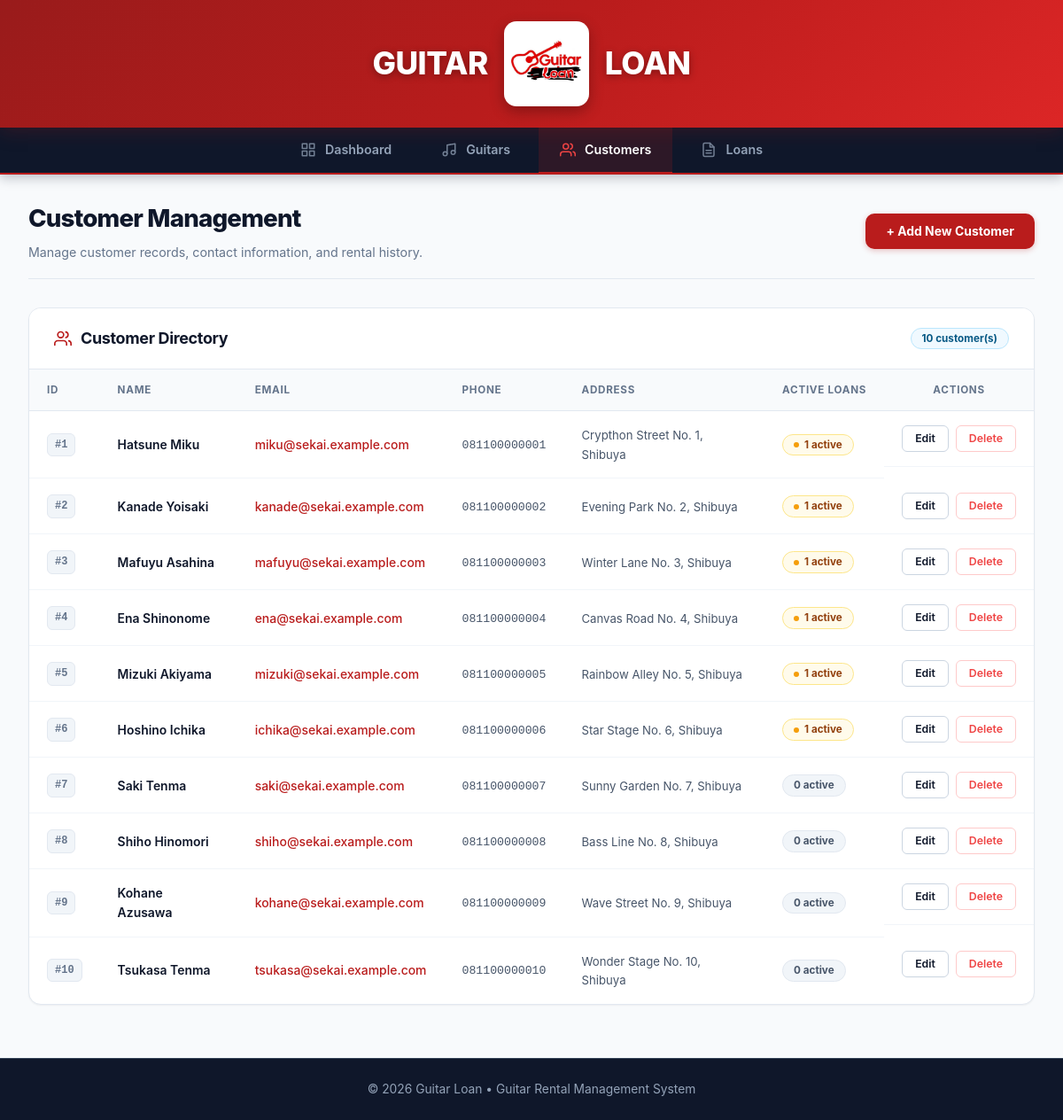
The app's page /index.php?page=customers with its own data.
### tables this page shows
CREATE TABLE customers (
    id INT UNSIGNED AUTO_INCREMENT PRIMARY KEY,
    name VARCHAR(100) NOT NULL,
    email VARCHAR(150) NOT NULL UNIQUE,
    phone VARCHAR(20) NOT NULL,
    address TEXT NOT NULL,
    created_at TIMESTAMP NOT NULL DEFAULT CURRENT_TIMESTAMP,
    updated_at TIMESTAMP NOT NULL DEFAULT CURRENT_TIMESTAMP ON UPDATE CURRENT_TIMESTAMP
);

### class/Customer.php (called while the page is built, shortened)
<?php
class Customer {
    private PDO $db;
    public function __construct(?PDO $db = null) {
        $this->db = $db ?? (new Database())->conn;
    }
    public function getAllCustomers(): array {
        $stmt = $this->db->prepare("SELECT * FROM customers ORDER BY id ASC");
        $stmt->execute();
        return $stmt->fetchAll(PDO::FETCH_ASSOC);
    }
    public function getActiveLoanCounts(): array {
        $stmt = $this->db->prepare("SELECT customer_id, COUNT(*) AS active FROM loans WHERE status IN ('Active', 'Overdue') GROUP BY customer_id");
        $stmt->execute();
        $counts = [];
        foreach ($stmt->fetchAll(PDO::FETCH_ASSOC) as $row) {
            $counts[(int)$row['customer_id']] = (int)$row['active'];
        }
        return $counts;
    }
}

### view/customers.php (the view, shortened to what this page needs)
<div class="page-header">
    <div>
        <h2>Customer Management</h2>
        <p class="subtitle">Manage customer records, contact information, and rental history.</p>
    </div>
    <?php if ($action !== 'add' && $action !== 'edit'): ?>
        <div>
            <a href="index.php?page=customers&action=add" class="btn btn-primary">+ Add New Customer</a>
        </div>
    <?php endif; ?>
</div>
<section class="card table-card">
    <div class="card-header">
        <div class="card-header-title">
            <h3>Customer Directory</h3>
        </div>
        <span class="badge badge-info"><?= count($customers) ?> customer(s)</span>
    </div>
    <?php if (empty($customers)): ?>
        <div class="empty-state">
            <p>No customer records found.</p>
            <a href="index.php?page=customers&action=add" class="btn btn-primary">+ Add First Customer</a>
        </div>
    <?php else: ?>
        <?php $activeLoanCounts = $customerModel->getActiveLoanCounts(); ?>
        <div class="table-responsive">
            <table class="data-table">
                <thead>
                    <tr>
                        <th style="width: 65px;">ID</th>
                        <th>Name</th>
                        <th>Email</th>
                        <th>Phone</th>
                        <th>Address</th>
                        <th>Active Loans</th>
                        <th style="width: 140px; text-align: center;">Actions</th>
                    </tr>
                </thead>
                <tbody>
                    <?php foreach ($customers as $c): ?>
                        <?php $activeLoans = (int)($activeLoanCounts[(int)$c['id']] ?? 0); ?>
                        <tr>
                            <td><span class="id-tag">#<?= (int)$c['id'] ?></span></td>
                            <td>
                                <strong class="table-primary-text"><?= htmlspecialchars($c['name']) ?></strong>
                            </td>
                            <td>
                                <a href="mailto:<?= htmlspecialchars($c['email']) ?>" class="table-link"><?= htmlspecialchars($c['email']) ?></a>
                            </td>
                            <td><span class="phone-text"><?= htmlspecialchars($c['phone']) ?></span></td>
                            <td><span class="address-text"><?= nl2br(htmlspecialchars($c['address'])) ?></span></td>
                            <td>
                                <?php if ($activeLoans > 0): ?>
                                    <span class="badge badge-warning"><span class="badge-dot"></span><?= $activeLoans ?> active</span>
                                <?php else: ?>
                                    <span class="badge badge-secondary">0 active</span>
                                <?php endif; ?>
                            </td>
                            <td class="table-actions">
                                <a href="index.php?page=customers&action=edit&id=<?= (int)$c['id'] ?>" class="btn btn-sm btn-edit" title="Edit Customer">
                                    Edit
                                </a>
                                <form method="POST" action="index.php?page=customers" style="display:inline;" onsubmit="return confirm('Are you sure you want to delete this customer?');">
                                    <button type="submit" class="btn btn-sm btn-delete" title="Delete Customer">
                                        Delete
                                    </button>
                                </form>
                            </td>
                        </tr>
                    <?php endforeach; ?>
                </tbody>
            </table>
        </div>
    <?php endif; ?>
</section>

### records on screen
customers: id "1", name "Hatsune Miku", email "miku@sekai.example.com", phone "081100000001", address "Crypthon Street No. 1, Shibuya"
customers: id "2", name "Kanade Yoisaki", email "kanade@sekai.example.com", phone "081100000002", address "Evening Park No. 2, Shibuya", id "1"
customers: id "3", name "Mafuyu Asahina", email "mafuyu@sekai.example.com", phone "081100000003", address "Winter Lane No. 3, Shibuya", id "1"
customers: id "4", name "Ena Shinonome", email "ena@sekai.example.com", phone "081100000004", address "Canvas Road No. 4, Shibuya", id "1"
customers: id "5", name "Mizuki Akiyama", email "mizuki@sekai.example.com", phone "081100000005", address "Rainbow Alley No. 5, Shibuya", id "1"
customers: id "6", name "Hoshino Ichika", email "ichika@sekai.example.com", phone "081100000006", address "Star Stage No. 6, Shibuya", id "1"
customers: id "7", name "Saki Tenma", email "saki@sekai.example.com", phone "081100000007", address "Sunny Garden No. 7, Shibuya", shows "0 active"
customers: id "8", name "Shiho Hinomori", email "shiho@sekai.example.com", phone "081100000008", address "Bass Line No. 8, Shibuya", shows "0 active"
customers: id "9", name "Kohane Azusawa", email "kohane@sekai.example.com", phone "081100000009", address "Wave Street No. 9, Shibuya", shows "0 active"
customers: id "10", name "Tsukasa Tenma", email "tsukasa@sekai.example.com", phone "081100000010", address "Wonder Stage No. 10, Shibuya", shows "0 active"

### other values on screen
count($customers) "10"
